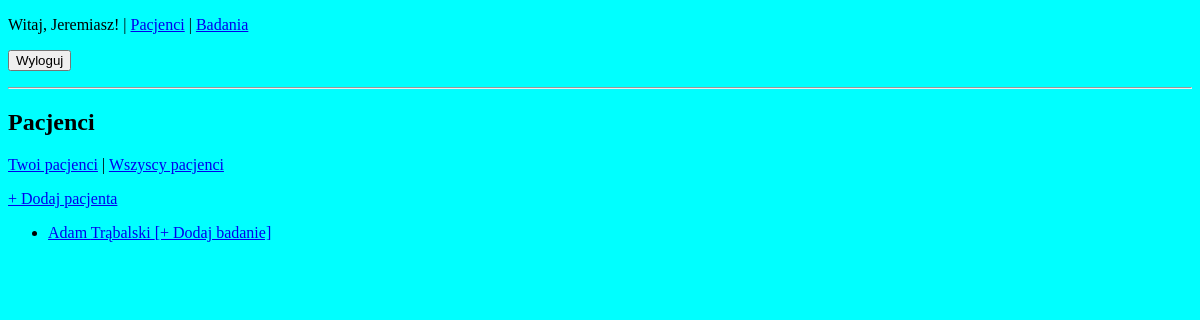
The page /pacjenci/ (signed in) on the database as committed earlier.
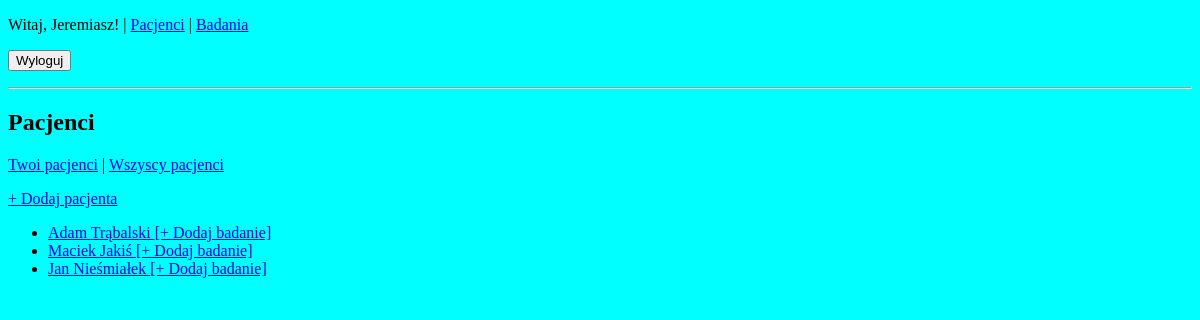
The same page on the database as committed later.
### core/models.py (models this page shows, shortened)
class Pacjent(models.Model):
    lekarz = models.ForeignKey(Lekarz, on_delete=models.CASCADE, related_name='pacjenci')
    pesel = models.CharField(max_length=11, unique=True)
    imie = models.CharField(max_length=100)
    nazwisko = models.CharField(max_length=100)
    data_urodzenia = models.DateField()
    opis = models.TextField(blank=True)

### core/views.py (the view)
# urls.py: path('pacjenci/', views.PacjentListView.as_view(), name='pacjent-list'),
class PacjentListView(LoginRequiredMixin, ListView):
    model = Pacjent
    template_name = 'core/pacjent_list.html'
    context_object_name = 'pacjenci'
    def get_queryset(self):
        scope = self.request.GET.get('scope', 'all')
        if scope == 'mine':
            return Pacjent.objects.filter(lekarz=self.request.user.lekarz)
        else:
            return Pacjent.objects.all()

### core/templates/core/pacjent_list.html (shortened to what this page needs)
{% extends 'core/base.html' %}
{% block content %}
  <h2>Pacjenci</h2>
  <p>
    <a href="{% url 'core:pacjent-list' %}?scope=mine">Twoi pacjenci</a> |
    <a href="{% url 'core:pacjent-list' %}?scope=all">Wszyscy pacjenci</a>
  </p>
  <p><a href="{% url 'core:pacjent-add' %}">+ Dodaj pacjenta</a></p>
  <ul>
    {% for pacjent in pacjenci %}
      <li>
        <a href="{% url 'core:pacjent-detail' pacjent.pk %}">
          {{ pacjent.imie }} {{ pacjent.nazwisko }}
        </a>
        <a href="{% url 'core:badanie-add' %}?pacjent={{ pacjent.pk }}">[+ Dodaj badanie]</a>
      </li>
    {% empty %}
      <li>Brak pacjentów.</li>
    {% endfor %}
  </ul>
{% endblock %}

Rows that differ between the two databases and show on the page:
added Pacjent: imie "Maciek", nazwisko "Jakiś"
added Pacjent: imie "Jan", nazwisko "Nieśmiałek"
